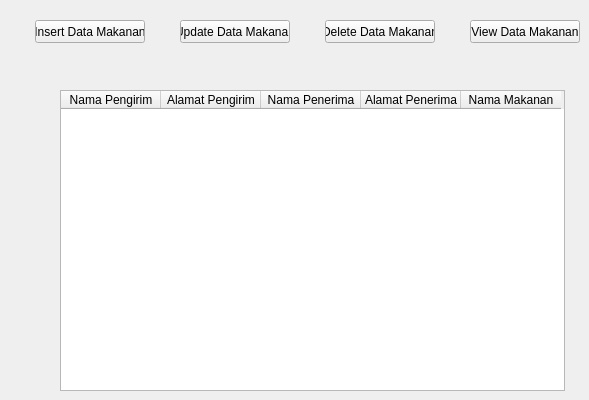
     <widget class="QWidget" name="JPMakanan">
      <widget class="QPushButton" name="binsertmakanan">
       <property name="geometry">
        <rect>
         <x>35</x>
         <y>20</y>
         <width>110</width>
         <height>23</height>
        </rect>
       </property>
       <property name="text">
        <string>Insert Data Makanan</string>
       </property>
      </widget>
      <widget class="QPushButton" name="bupdatemakanan">
       <property name="geometry">
        <rect>
         <x>180</x>
         <y>20</y>
         <width>110</width>
         <height>23</height>
        </rect>
       </property>
       <property name="text">
        <string>Update Data Makanan</string>
       </property>
      </widget>
      <widget class="QPushButton" name="bdeleteakanan">
       <property name="geometry">
        <rect>
         <x>325</x>
         <y>20</y>
         <width>110</width>
         <height>23</height>
        </rect>
       </property>
       <property name="text">
        <string>Delete Data Makanan</string>
       </property>
      </widget>
      <widget class="QPushButton" name="bviewmakanan">
       <property name="geometry">
        <rect>
         <x>470</x>
         <y>20</y>
         <width>110</width>
         <height>23</height>
        </rect>
       </property>
       <property name="text">
        <string>View Data Makanan</string>
       </property>
      </widget>
      <widget class="QTableWidget" name="viewmakanan">
       <property name="geometry">
        <rect>
         <x>60</x>
         <y>90</y>
         <width>505</width>
         <height>301</height>
        </rect>
       </property>
       <column>
        <property name="text">
         <string>Nama Pengirim</string>
        </property>
       </column>
       <column>
        <property name="text">
         <string>Alamat Pengirim</string>
        </property>
       </column>
       <column>
        <property name="text">
         <string>Nama Penerima</string>
        </property>
       </column>
       <column>
        <property name="text">
         <string>Alamat Penerima</string>
        </property>
       </column>
       <column>
        <property name="text">
         <string>Nama Makanan</string>
        </property>
       </column>
      </widget>
     </widget>
